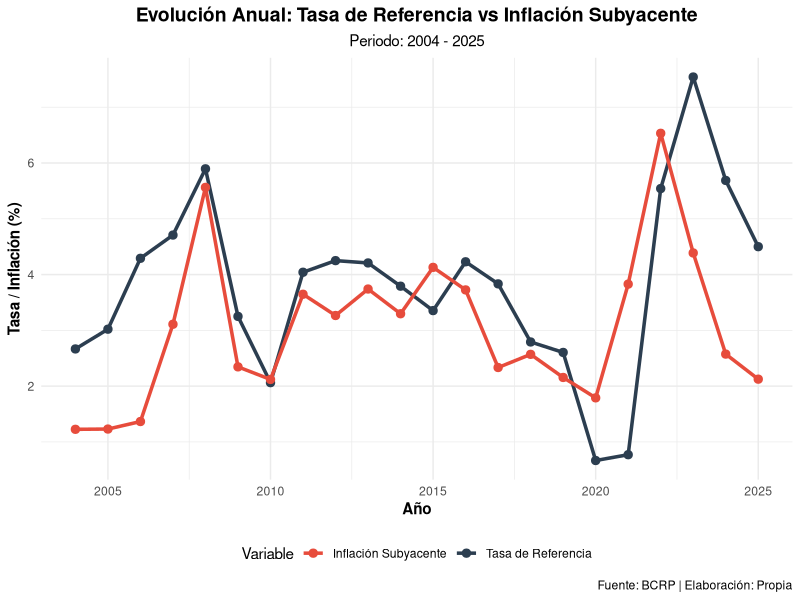

This chart was generated by the following R code: (Note: this script raises an error after producing the figure.)
# ============================================================
# ANÁLISIS EXPLORATORIO DE DATOS (EDA)
# Tasa de Referencia vs IPC Subyacente (Datos Anuales)
# ============================================================

# 1. CONFIGURACIÓN INICIAL
rm(list = ls())
library(tidyverse)
library(lubridate)
library(patchwork)

# 2. DICCIONARIO DE MESES (Español → Inglés)
meses_espanol <- c("Ene", "Feb", "Mar", "Abr", "May", "Jun", 
                   "Jul", "Ago", "Sep", "Oct", "Nov", "Dic")
meses_ingles <- c("Jan", "Feb", "Mar", "Apr", "May", "Jun", 
                  "Jul", "Aug", "Sep", "Oct", "Nov", "Dec")

# ============================================================
# 3. IMPORTAR TASA DE REFERENCIA
# ============================================================

tasa <- read.csv("data/Mensuales-20260725-161706.csv",
                 skip = 2,
                 header = FALSE,
                 col.names = c("fecha", "tasa"),
                 stringsAsFactors = FALSE) %>%
  mutate(
    tasa = as.numeric(tasa),
    mes_texto = substr(fecha, 1, 3),
    anio_texto = substr(fecha, 4, 5),
    mes_ingles = meses_ingles[match(mes_texto, meses_espanol)],
    fecha_texto = paste0("01-", mes_ingles, "-", anio_texto),
    fecha_completa = dmy(fecha_texto),
    año = year(fecha_completa),
    mes = month(fecha_completa)
  ) %>%
  select(fecha, tasa, año, mes) %>%
  rename(tasa_porcentaje = tasa)

# 4. IMPORTAR IPC SUBYACENTE
ipc_sub <- read.csv("data/Mensuales-20260726-095743.csv",
                    skip = 2,
                    header = FALSE,
                    col.names = c("fecha", "ipc_subyacente"),
                    stringsAsFactors = FALSE) %>%
  mutate(
    ipc_subyacente = as.numeric(ipc_subyacente),
    mes_texto = substr(fecha, 1, 3),
    anio_texto = substr(fecha, 4, 5),
    mes_ingles = meses_ingles[match(mes_texto, meses_espanol)],
    fecha_texto = paste0("01-", mes_ingles, "-", anio_texto),
    fecha_completa = dmy(fecha_texto),
    año = year(fecha_completa),
    mes = month(fecha_completa)
  ) %>%
  select(fecha, ipc_subyacente, año, mes)

# 5. COMBINAR AMBAS BASES POR AÑO Y MES
datos <- tasa %>%
  inner_join(ipc_sub, by = c("año", "mes")) %>%
  select(año, mes, tasa_porcentaje, ipc_subyacente)

# 6. FILTRAR AÑOS COMPLETOS (excluir 2026 porque no tiene diciembre)
datos <- datos %>%
  filter(año < 2026)  # <--- SOLUCIÓN DEFINITIVA

# 7. CALCULAR DATOS ANUALES
datos_anuales <- datos %>%
  group_by(año) %>%
  summarise(
    # Tasa de Referencia: promedio anual
    tasa_promedio = mean(tasa_porcentaje, na.rm = TRUE),
    tasa_min = min(tasa_porcentaje, na.rm = TRUE),
    tasa_max = max(tasa_porcentaje, na.rm = TRUE),
    # IPC Subyacente: valor en diciembre
    ipc_dic = ipc_subyacente[mes == 12]
  ) %>%
  filter(!is.na(ipc_dic))  # Eliminar años sin diciembre

# 8. CALCULAR INFLACIÓN ANUAL
datos_anuales <- datos_anuales %>%
  arrange(año) %>%
  mutate(
    ipc_dic_anterior = lag(ipc_dic),
    inflacion_anual = (ipc_dic / ipc_dic_anterior - 1) * 100
  ) %>%
  filter(!is.na(inflacion_anual))  # Eliminar el primer año

# 9. VERIFICAR DATOS ANUALES
cat("\n DATOS ANUALES (primeras filas):\n")
print(head(datos_anuales))

cat("\n AÑOS ANALIZADOS:\n")
print(datos_anuales$año)

# 10. GUARDAR DATOS ANUALES
write.csv(datos_anuales, "data/datos_anuales.csv", row.names = FALSE)

# 11. ESTADÍSTICAS DESCRIPTIVAS
cat("\n ESTADÍSTICAS - TASA DE REFERENCIA PROMEDIO ANUAL\n")
print(summary(datos_anuales$tasa_promedio))

cat("\n ESTADÍSTICAS - INFLACIÓN SUBYACENTE ANUAL\n")
print(summary(datos_anuales$inflacion_anual))

# Medidas específicas
media_tasa <- mean(datos_anuales$tasa_promedio, na.rm = TRUE)
mediana_tasa <- median(datos_anuales$tasa_promedio, na.rm = TRUE)
min_tasa <- min(datos_anuales$tasa_promedio, na.rm = TRUE)
max_tasa <- max(datos_anuales$tasa_promedio, na.rm = TRUE)

media_inflacion <- mean(datos_anuales$inflacion_anual, na.rm = TRUE)
mediana_inflacion <- median(datos_anuales$inflacion_anual, na.rm = TRUE)
min_inflacion <- min(datos_anuales$inflacion_anual, na.rm = TRUE)
max_inflacion <- max(datos_anuales$inflacion_anual, na.rm = TRUE)

cat("\n TASA DE REFERENCIA PROMEDIO ANUAL:\n")
cat("   Media:", round(media_tasa, 2), "%\n")
cat("   Mediana:", round(mediana_tasa, 2), "%\n")
cat("   Mínimo:", round(min_tasa, 2), "%\n")
cat("   Máximo:", round(max_tasa, 2), "%\n")

cat("\n INFLACIÓN SUBYACENTE ANUAL:\n")
cat("   Media:", round(media_inflacion, 2), "%\n")
cat("   Mediana:", round(mediana_inflacion, 2), "%\n")
cat("   Mínimo:", round(min_inflacion, 2), "%\n")
cat("   Máximo:", round(max_inflacion, 2), "%\n")

# 12. CORRELACIÓN
datos_cor <- datos_anuales %>%
  select(tasa_promedio, inflacion_anual) %>%
  na.omit()

correlacion <- cor(datos_cor$tasa_promedio, datos_cor$inflacion_anual)
cat("\n Correlación entre Tasa e Inflación:", round(correlacion, 4), "\n")

# 13. GRÁFICO 1: Evolución anual de Tasa e Inflación
g1 <- ggplot(datos_anuales, aes(x = año)) +
  geom_line(aes(y = tasa_promedio, color = "Tasa de Referencia"), size = 1.2) +
  geom_point(aes(y = tasa_promedio, color = "Tasa de Referencia"), size = 2.5) +
  geom_line(aes(y = inflacion_anual, color = "Inflación Subyacente"), size = 1.2) +
  geom_point(aes(y = inflacion_anual, color = "Inflación Subyacente"), size = 2.5) +
  scale_color_manual(values = c("Tasa de Referencia" = "#2c3e50", 
                                "Inflación Subyacente" = "#e74c3c")) +
  labs(
    title = "Evolución Anual: Tasa de Referencia vs Inflación Subyacente",
    subtitle = "Periodo: 2004 - 2025",
    x = "Año",
    y = "Tasa / Inflación (%)",
    color = "Variable",
    caption = "Fuente: BCRP | Elaboración: Propia"
  ) +
  theme_minimal() +
  theme(
    plot.title = element_text(size = 14, face = "bold", hjust = 0.5),
    plot.subtitle = element_text(size = 11, hjust = 0.5),
    axis.title = element_text(size = 11, face = "bold"),
    legend.position = "bottom"
  )

print(g1)
ggsave("figures/01_evolucion_anual.png", g1, width = 10, height = 6, dpi = 300)

# 14. GRÁFICO 2: Relación entre Tasa e Inflación (Scatter)
g2 <- ggplot(datos_anuales, aes(x = inflacion_anual, y = tasa_promedio)) +
  geom_point(size = 4, alpha = 0.7, color = "#3498db") +
  geom_text(aes(label = año), vjust = -1, size = 3, alpha = 0.6) +
  geom_smooth(method = "lm", color = "#e74c3c", se = TRUE, fill = "#f5b7b1") +
  labs(
    title = "Relación Anual: Tasa vs Inflación Subyacente",
    subtitle = "Cada punto representa un año (2004-2025)",
    x = "Inflación Subyacente Anual (%)",
    y = "Tasa de Referencia Promedio Anual (%)",
    caption = "Fuente: BCRP | Elaboración: Propia"
  ) +
  theme_minimal() +
  theme(
    plot.title = element_text(size = 14, face = "bold", hjust = 0.5),
    plot.subtitle = element_text(size = 11, hjust = 0.5),
    axis.title = element_text(size = 11, face = "bold")
  )

print(g2)
ggsave("figures/02_relacion_anual.png", g2, width = 10, height = 6, dpi = 300)

# 15. GRÁFICO 3: Boxplot de Tasa por Rango de Inflación
datos_anuales <- datos_anuales %>%
  mutate(
    rango_inflacion = case_when(
      inflacion_anual < 2 ~ "Inflación Baja (< 2%)",
      inflacion_anual >= 2 & inflacion_anual < 4 ~ "Inflación Moderada (2-4%)",
      inflacion_anual >= 4 & inflacion_anual < 6 ~ "Inflación Alta (4-6%)",
      inflacion_anual >= 6 ~ "Inflación Muy Alta (> 6%)"
    ),
    rango_inflacion = factor(rango_inflacion, 
                             levels = c("Inflación Baja (< 2%)", 
                                        "Inflación Moderada (2-4%)",
                                        "Inflación Alta (4-6%)",
                                        "Inflación Muy Alta (> 6%)"))
  )

g3 <- ggplot(datos_anuales, aes(x = rango_inflacion, y = tasa_promedio, fill = rango_inflacion)) +
  geom_boxplot(alpha = 0.7) +
  scale_fill_manual(values = c("Inflación Baja (< 2%)" = "#2ecc71",
                               "Inflación Moderada (2-4%)" = "#3498db",
                               "Inflación Alta (4-6%)" = "#f39c12",
                               "Inflación Muy Alta (> 6%)" = "#e74c3c")) +
  labs(
    title = "Tasa de Referencia según Rango de Inflación Anual",
    subtitle = "Periodo: 2004-2025",
    x = "Rango de Inflación Subyacente Anual",
    y = "Tasa de Referencia Promedio Anual (%)",
    caption = "Fuente: BCRP | Elaboración: Propia"
  ) +
  theme_minimal() +
  theme(
    plot.title = element_text(size = 14, face = "bold", hjust = 0.5),
    plot.subtitle = element_text(size = 11, hjust = 0.5),
    axis.title = element_text(size = 11, face = "bold"),
    legend.position = "none"
  )

print(g3)
ggsave("figures/03_tasa_segun_inflacion.png", g3, width = 10, height = 6, dpi = 300)

# 16. COLLAGE DE GRÁFICOS
collage <- (g1 / (g2 | g3)) +
  plot_annotation(
    title = "Análisis Exploratorio: Tasa de Referencia vs IPC Subyacente",
    subtitle = "Datos Anuales (2004-2025)",
    caption = "Fuente: BCRP | Elaboración: Propia"
  ) &
  theme(
    plot.title = element_text(size = 16, face = "bold", hjust = 0.5),
    plot.subtitle = element_text(size = 12, hjust = 0.5),
    plot.caption = element_text(size = 10, hjust = 0, face = "italic")
  )

print(collage)
ggsave("figures/collage_graficos.png", collage, width = 14, height = 12, dpi = 300)
